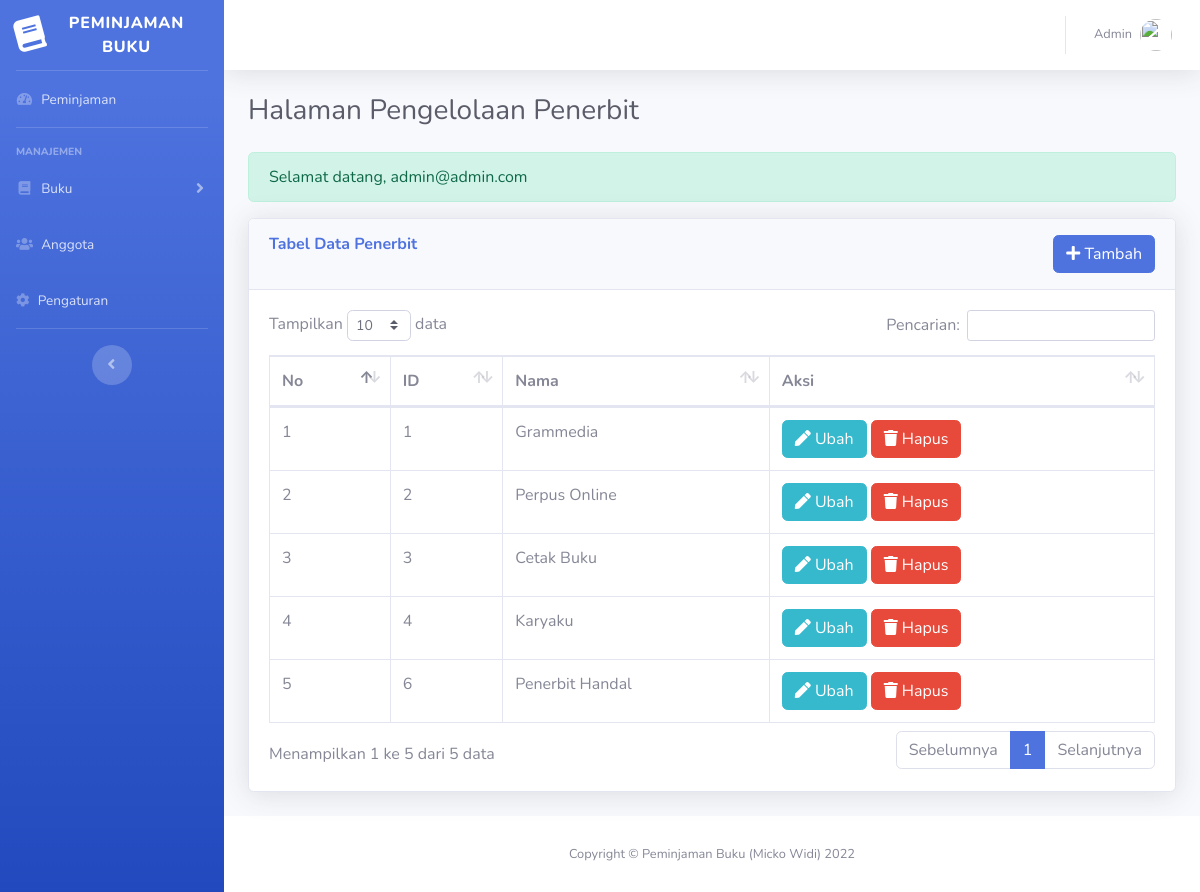
The page /view/publisher/index.php (signed in) on the database as committed earlier.
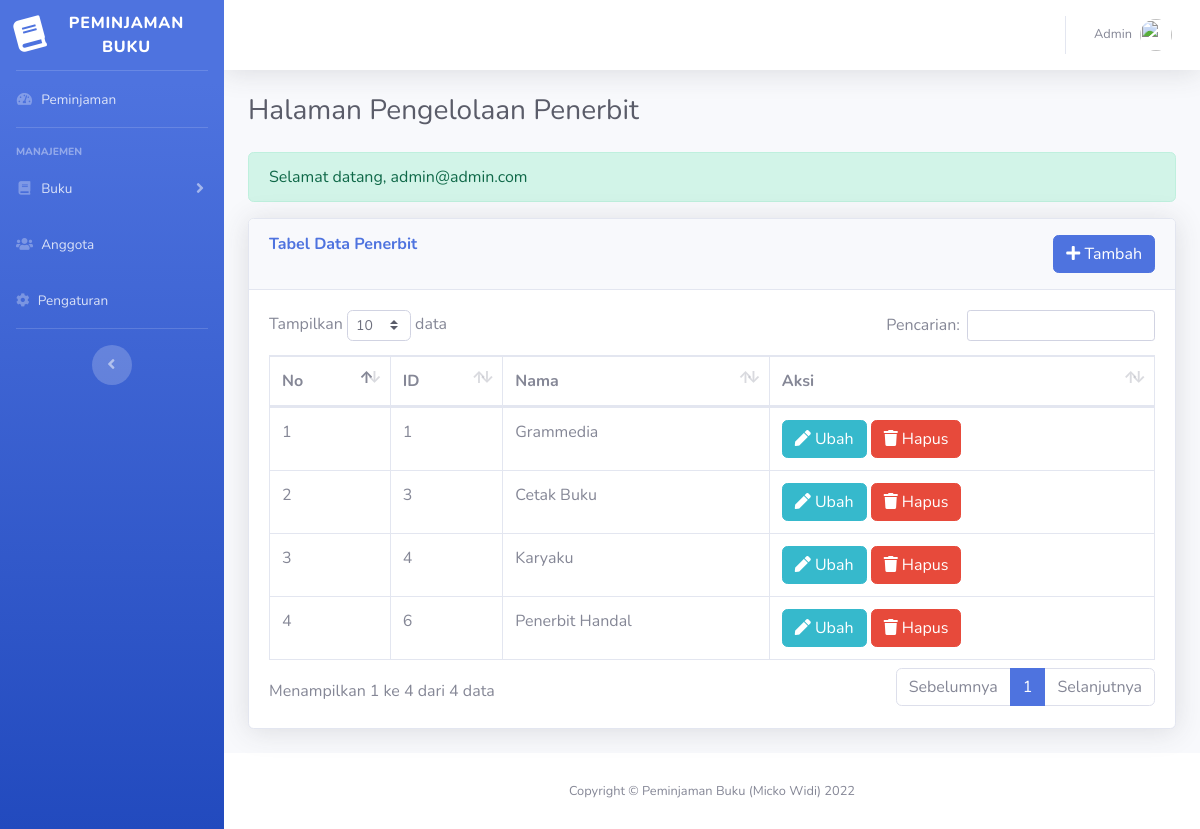
The same page on the database as committed later.
### tables this page shows
CREATE TABLE `publisher` (
  `id` int(11) NOT NULL,
  `name` varchar(255) DEFAULT NULL
);

### view/publisher/index.php (the view, shortened to what this page needs)
<?php include('../header.php') ?>
<div class="container-fluid">
    <h1 class="h3 mb-4 text-gray-800">Halaman Pengelolaan Penerbit</h1>
    <?php
        if (isset($_SESSION['status'])) {
            if ($_SESSION['status'] == 'success') {
                echo '<div class="alert alert-success" role="alert">'.$_SESSION['message'].'</div>';
            } else if ($_SESSION['status'] == 'failed') {
                echo '<div class="alert alert-danger" role="alert">'.$_SESSION['message'].'</div>';
            }
        }
    ?>
     <div class="card shadow mb-4">
        <div class="card-header py-3 d-flex justify-content-between">
            <h6 class="m-0 font-weight-bold text-primary">Tabel Data Penerbit</h6>
            <a class="btn btn-primary" href="#" data-toggle="modal" data-target="#addPublisherModal">
                <i class="fas fa-plus"></i> Tambah
            </a>
        </div>
        <div class="card-body">
            <div class="table-responsive">
                <table class="table table-bordered table-publisher" id="dataTable" width="100%" cellspacing="0">
                    <thead>
                        <tr>
                            <th>No</th>
                            <th>ID</th>
                            <th>Nama</th>
                            <th>Aksi</th>
                        </tr>
                    </thead>
                    <tbody>
                    <?php
                      $i = 1;
                      $sql = "select * from publisher";
                      $query = mysqli_query($connection, $sql);
                      while ($row = mysqli_fetch_array($query)) :
                    ?>
                        <tr>
                            <td><?= $i ?></td>
                            <td><?= $row['id'] ?></td>
                            <td><?= $row['name'] ?></td>
                            <td>
                            <a class="btn btn-info" href="#" data-toggle="modal" data-target="#editPublisherModal"><i class="fas fa-pen"></i> Ubah</a>
                              <a href='../../controller/publisher/delete.php?id=<?= $row['id'] ?>' class="btn btn-danger" onclick="return confirm('Yakin ingin menghapus data?')"><i class="fas fa-trash"></i> Hapus</a>
                            </td>
                        </tr>
                    <?php $i++; endwhile ?>
                    </tbody>
                </table>
            </div>
        </div>
    </div>
</div>
<?php include('../footer.php') ?>

Rows that differ between the two databases and show on the page:
removed publisher: id "2", name "Perpus Online"
Other text that changed with them:
text written by a page script: "Tampilkan data Pencarian: Menampilkan 1 ke 5 dari 5 data Sebelumnya 1 Selanjutnya" → "Tampilkan data Pencarian: Menampilkan 1 ke 4 dari 4 data Sebelumnya 1 Selanjutnya"
